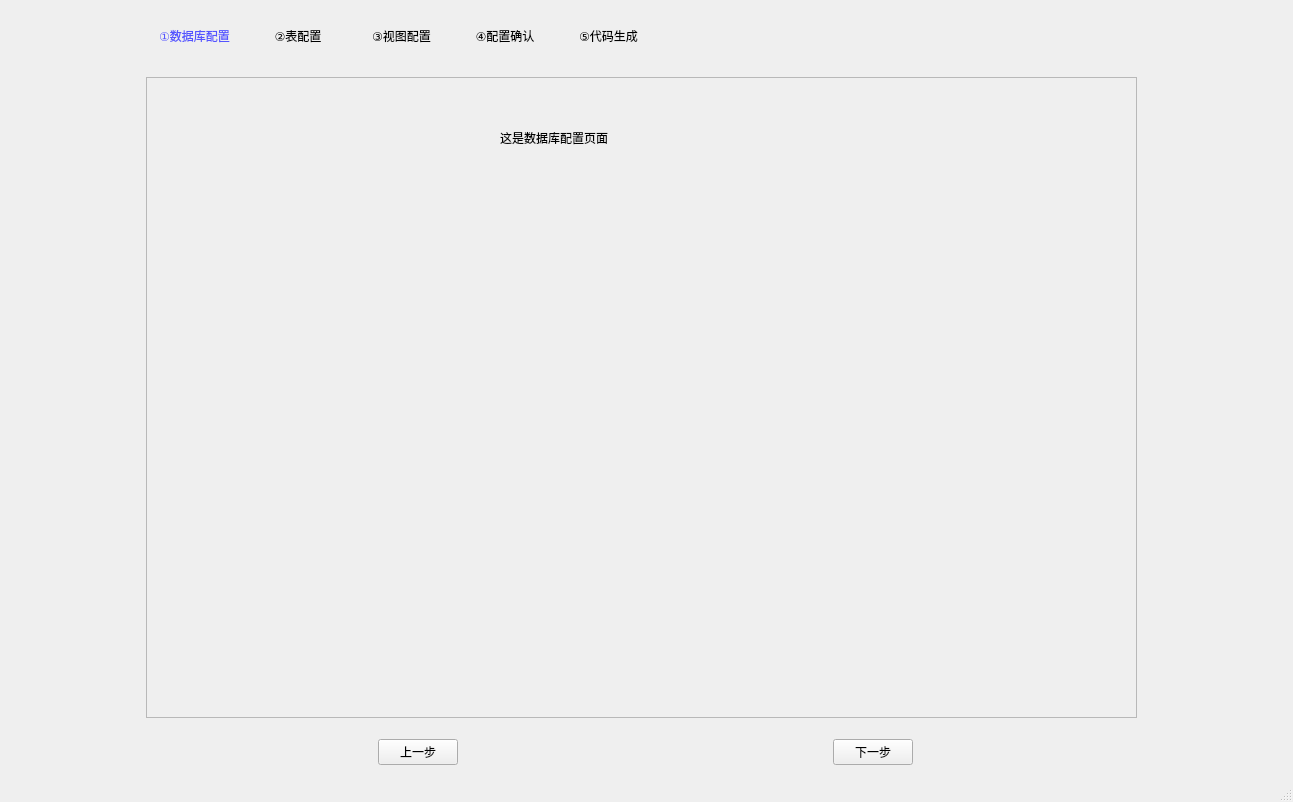
<?xml version="1.0" encoding="UTF-8"?>
<ui version="4.0">
 <class>MainWindow</class>
 <widget class="QMainWindow" name="MainWindow">
  <property name="geometry">
   <rect>
    <x>0</x>
    <y>0</y>
    <width>1293</width>
    <height>802</height>
   </rect>
  </property>
  <property name="windowTitle">
   <string>代码生成器</string>
  </property>
  <widget class="QWidget" name="centralwidget">
   <layout class="QVBoxLayout" name="verticalLayout_3">
    <item>
     <layout class="QHBoxLayout" name="horizontalLayout_6">
      <item>
       <widget class="QStackedWidget" name="stackedWidget_2">
        <property name="sizePolicy">
         <sizepolicy hsizetype="Fixed" vsizetype="Fixed">
          <horstretch>0</horstretch>
          <verstretch>0</verstretch>
         </sizepolicy>
        </property>
        <property name="minimumSize">
         <size>
          <width>1000</width>
          <height>50</height>
         </size>
        </property>
        <property name="maximumSize">
         <size>
          <width>16777215</width>
          <height>50</height>
         </size>
        </property>
        <widget class="QWidget" name="page_step1">
         <widget class="QWidget" name="layoutWidget">
          <property name="geometry">
           <rect>
            <x>0</x>
            <y>10</y>
            <width>511</width>
            <height>22</height>
           </rect>
          </property>
          <layout class="QHBoxLayout" name="horizontalLayout_7">
           <item>
            <widget class="QLabel" name="label_step1">
             <property name="styleSheet">
              <string notr="true">QLabel
{
	
	color: rgb(85, 85, 255);
}</string>
             </property>
             <property name="text">
              <string>①数据库配置</string>
             </property>
             <property name="alignment">
              <set>Qt::AlignCenter</set>
             </property>
            </widget>
           </item>
           <item>
            <widget class="QLabel" name="label_step2">
             <property name="text">
              <string>②表配置</string>
             </property>
             <property name="alignment">
              <set>Qt::AlignCenter</set>
             </property>
            </widget>
           </item>
           <item>
            <widget class="QLabel" name="label_step3">
             <property name="sizePolicy">
              <sizepolicy hsizetype="Preferred" vsizetype="Fixed">
               <horstretch>0</horstretch>
               <verstretch>0</verstretch>
              </sizepolicy>
             </property>
             <property name="text">
              <string>③视图配置</string>
             </property>
             <property name="alignment">
              <set>Qt::AlignCenter</set>
             </property>
            </widget>
           </item>
           <item>
            <widget class="QLabel" name="label_step4">
             <property name="text">
              <string>④配置确认</string>
             </property>
             <property name="alignment">
              <set>Qt::AlignCenter</set>
             </property>
            </widget>
           </item>
           <item>
            <widget class="QLabel" name="label_step5">
             <property name="text">
              <string>⑤代码生成</string>
             </property>
             <property name="alignment">
              <set>Qt::AlignCenter</set>
             </property>
            </widget>
           </item>
          </layout>
         </widget>
        </widget>
        <widget class="QWidget" name="page_step2">
         <widget class="QWidget" name="layoutWidget_2">
          <property name="geometry">
           <rect>
            <x>0</x>
            <y>10</y>
            <width>511</width>
            <height>22</height>
           </rect>
          </property>
          <layout class="QHBoxLayout" name="horizontalLayout_8">
           <item>
            <widget class="QLabel" name="label_step1_2">
             <property name="styleSheet">
              <string notr="true"/>
             </property>
             <property name="text">
              <string>①数据库配置</string>
             </property>
             <property name="alignment">
              <set>Qt::AlignCenter</set>
             </property>
            </widget>
           </item>
           <item>
            <widget class="QLabel" name="label_step2_2">
             <property name="styleSheet">
              <string notr="true">QLabel
{
	
	color: rgb(85, 85, 255);
}</string>
             </property>
             <property name="text">
              <string>②表配置</string>
             </property>
             <property name="alignment">
              <set>Qt::AlignCenter</set>
             </property>
            </widget>
           </item>
           <item>
            <widget class="QLabel" name="label_step3_2">
             <property name="sizePolicy">
              <sizepolicy hsizetype="Preferred" vsizetype="Fixed">
               <horstretch>0</horstretch>
               <verstretch>0</verstretch>
              </sizepolicy>
             </property>
             <property name="text">
              <string>③视图配置</string>
             </property>
             <property name="alignment">
              <set>Qt::AlignCenter</set>
             </property>
            </widget>
           </item>
           <item>
            <widget class="QLabel" name="label_step4_2">
             <property name="text">
              <string>④配置确认</string>
             </property>
             <property name="alignment">
              <set>Qt::AlignCenter</set>
             </property>
            </widget>
           </item>
           <item>
            <widget class="QLabel" name="label_step5_2">
             <property name="text">
              <string>⑤代码生成</string>
             </property>
             <property name="alignment">
              <set>Qt::AlignCenter</set>
             </property>
            </widget>
           </item>
          </layout>
         </widget>
        </widget>
        <widget class="QWidget" name="page_step3">
         <widget class="QWidget" name="layoutWidget_3">
          <property name="geometry">
           <rect>
            <x>0</x>
            <y>10</y>
            <width>511</width>
            <height>22</height>
           </rect>
          </property>
          <layout class="QHBoxLayout" name="horizontalLayout_9">
           <item>
            <widget class="QLabel" name="label_step1_3">
             <property name="styleSheet">
              <string notr="true"/>
             </property>
             <property name="text">
              <string>①数据库配置</string>
             </property>
             <property name="alignment">
              <set>Qt::AlignCenter</set>
             </property>
            </widget>
           </item>
           <item>
            <widget class="QLabel" name="label_step2_3">
             <property name="text">
              <string>②表配置</string>
             </property>
             <property name="alignment">
              <set>Qt::AlignCenter</set>
             </property>
            </widget>
           </item>
           <item>
            <widget class="QLabel" name="label_step3_3">
             <property name="sizePolicy">
              <sizepolicy hsizetype="Preferred" vsizetype="Fixed">
               <horstretch>0</horstretch>
               <verstretch>0</verstretch>
              </sizepolicy>
             </property>
             <property name="styleSheet">
              <string notr="true">QLabel
{
	
	color: rgb(85, 85, 255);
}</string>
             </property>
             <property name="text">
              <string>③视图配置</string>
             </property>
             <property name="alignment">
              <set>Qt::AlignCenter</set>
             </property>
            </widget>
           </item>
           <item>
            <widget class="QLabel" name="label_step4_3">
             <property name="text">
              <string>④配置确认</string>
             </property>
             <property name="alignment">
              <set>Qt::AlignCenter</set>
             </property>
            </widget>
           </item>
           <item>
            <widget class="QLabel" name="label_step5_3">
             <property name="text">
              <string>⑤代码生成</string>
             </property>
             <property name="alignment">
              <set>Qt::AlignCenter</set>
             </property>
            </widget>
           </item>
          </layout>
         </widget>
        </widget>
        <widget class="QWidget" name="page_step4">
         <widget class="QWidget" name="layoutWidget_4">
          <property name="geometry">
           <rect>
            <x>0</x>
            <y>10</y>
            <width>511</width>
            <height>22</height>
           </rect>
          </property>
          <layout class="QHBoxLayout" name="horizontalLayout_10">
           <item>
            <widget class="QLabel" name="label_step1_4">
             <property name="styleSheet">
              <string notr="true"/>
             </property>
             <property name="text">
              <string>①数据库配置</string>
             </property>
             <property name="alignment">
              <set>Qt::AlignCenter</set>
             </property>
            </widget>
           </item>
           <item>
            <widget class="QLabel" name="label_step2_4">
             <property name="text">
              <string>②表配置</string>
             </property>
             <property name="alignment">
              <set>Qt::AlignCenter</set>
             </property>
            </widget>
           </item>
           <item>
            <widget class="QLabel" name="label_step3_4">
             <property name="sizePolicy">
              <sizepolicy hsizetype="Preferred" vsizetype="Fixed">
               <horstretch>0</horstretch>
               <verstretch>0</verstretch>
              </sizepolicy>
             </property>
             <property name="text">
              <string>③视图配置</string>
             </property>
             <property name="alignment">
              <set>Qt::AlignCenter</set>
             </property>
            </widget>
           </item>
           <item>
            <widget class="QLabel" name="label_step4_4">
             <property name="styleSheet">
              <string notr="true">QLabel
{
	
	color: rgb(85, 85, 255);
}</string>
             </property>
             <property name="text">
              <string>④配置确认</string>
             </property>
             <property name="alignment">
              <set>Qt::AlignCenter</set>
             </property>
            </widget>
           </item>
           <item>
            <widget class="QLabel" name="label_step5_4">
             <property name="text">
              <string>⑤代码生成</string>
             </property>
             <property name="alignment">
              <set>Qt::AlignCenter</set>
             </property>
            </widget>
           </item>
          </layout>
         </widget>
        </widget>
        <widget class="QWidget" name="page_stpe5">
         <widget class="QWidget" name="layoutWidget_5">
          <property name="geometry">
           <rect>
            <x>0</x>
            <y>10</y>
            <width>511</width>
            <height>22</height>
           </rect>
          </property>
          <layout class="QHBoxLayout" name="horizontalLayout_11">
           <item>
            <widget class="QLabel" name="label_step1_5">
             <property name="styleSheet">
              <string notr="true"/>
             </property>
             <property name="text">
              <string>①数据库配置</string>
             </property>
             <property name="alignment">
              <set>Qt::AlignCenter</set>
             </property>
            </widget>
           </item>
           <item>
            <widget class="QLabel" name="label_step2_5">
             <property name="text">
              <string>②表配置</string>
             </property>
             <property name="alignment">
              <set>Qt::AlignCenter</set>
             </property>
            </widget>
           </item>
           <item>
            <widget class="QLabel" name="label_step3_5">
             <property name="sizePolicy">
              <sizepolicy hsizetype="Preferred" vsizetype="Fixed">
               <horstretch>0</horstretch>
               <verstretch>0</verstretch>
              </sizepolicy>
             </property>
             <property name="text">
              <string>③视图配置</string>
             </property>
             <property name="alignment">
              <set>Qt::AlignCenter</set>
             </property>
            </widget>
           </item>
           <item>
            <widget class="QLabel" name="label_step4_5">
             <property name="text">
              <string>④配置确认</string>
             </property>
             <property name="alignment">
              <set>Qt::AlignCenter</set>
             </property>
            </widget>
           </item>
           <item>
            <widget class="QLabel" name="label_step5_5">
             <property name="styleSheet">
              <string notr="true">QLabel
{
	
	color: rgb(85, 85, 255);
}</string>
             </property>
             <property name="text">
              <string>⑤代码生成</string>
             </property>
             <property name="alignment">
              <set>Qt::AlignCenter</set>
             </property>
            </widget>
           </item>
          </layout>
         </widget>
        </widget>
       </widget>
      </item>
     </layout>
    </item>
    <item>
     <layout class="QHBoxLayout" name="horizontalLayout_2">
      <item>
       <widget class="QStackedWidget" name="stackedWidget">
        <property name="sizePolicy">
         <sizepolicy hsizetype="Fixed" vsizetype="Fixed">
          <horstretch>0</horstretch>
          <verstretch>0</verstretch>
         </sizepolicy>
        </property>
        <property name="minimumSize">
         <size>
          <width>1000</width>
          <height>650</height>
         </size>
        </property>
        <property name="currentIndex">
         <number>0</number>
        </property>
        <widget class="QWidget" name="page_1">
         <widget class="QScrollArea" name="scrollArea_1">
          <property name="geometry">
           <rect>
            <x>0</x>
            <y>0</y>
            <width>991</width>
            <height>641</height>
           </rect>
          </property>
          <property name="widgetResizable">
           <bool>true</bool>
          </property>
          <widget class="QWidget" name="scrollAreaWidgetContents_1">
           <property name="geometry">
            <rect>
             <x>0</x>
             <y>0</y>
             <width>989</width>
             <height>639</height>
            </rect>
           </property>
           <widget class="QLabel" name="label">
            <property name="geometry">
             <rect>
              <x>353</x>
              <y>50</y>
              <width>171</width>
              <height>20</height>
             </rect>
            </property>
            <property name="text">
             <string>这是数据库配置页面</string>
            </property>
           </widget>
          </widget>
         </widget>
        </widget>
        <widget class="QWidget" name="page_4">
         <widget class="QScrollArea" name="scrollArea_4">
          <property name="geometry">
           <rect>
            <x>0</x>
            <y>0</y>
            <width>991</width>
            <height>641</height>
           </rect>
          </property>
          <property name="widgetResizable">
           <bool>true</bool>
          </property>
          <widget class="QWidget" name="scrollAreaWidgetContents">
           <property name="geometry">
            <rect>
             <x>0</x>
             <y>0</y>
             <width>989</width>
             <height>639</height>
            </rect>
           </property>
           <widget class="QLabel" name="label_4">
            <property name="geometry">
             <rect>
              <x>450</x>
              <y>80</y>
              <width>171</width>
              <height>20</height>
             </rect>
            </property>
            <property name="text">
             <string>这是配置确认配置页面</string>
            </property>
           </widget>
          </widget>
         </widget>
        </widget>
        <widget class="QWidget" name="page_5">
         <widget class="QScrollArea" name="scrollArea_5">
          <property name="geometry">
           <rect>
            <x>0</x>
            <y>0</y>
            <width>991</width>
            <height>641</height>
           </rect>
          </property>
          <property name="widgetResizable">
           <bool>true</bool>
          </property>
          <widget class="QWidget" name="scrollAreaWidgetContents_9">
           <property name="geometry">
            <rect>
             <x>0</x>
             <y>0</y>
             <width>989</width>
             <height>639</height>
            </rect>
           </property>
           <widget class="QLabel" name="label_5">
            <property name="geometry">
             <rect>
              <x>380</x>
              <y>160</y>
              <width>171</width>
              <height>20</height>
             </rect>
            </property>
            <property name="text">
             <string>这是代码生成页面</string>
            </property>
           </widget>
          </widget>
         </widget>
        </widget>
        <widget class="QWidget" name="page_3">
         <widget class="QScrollArea" name="scrollArea_3">
          <property name="geometry">
           <rect>
            <x>0</x>
            <y>0</y>
            <width>991</width>
            <height>641</height>
           </rect>
          </property>
          <property name="widgetResizable">
           <bool>true</bool>
          </property>
          <widget class="QWidget" name="scrollAreaWidgetContents_6">
           <property name="geometry">
            <rect>
             <x>0</x>
             <y>0</y>
             <width>989</width>
             <height>639</height>
            </rect>
           </property>
           <widget class="QLabel" name="label_3">
            <property name="geometry">
             <rect>
              <x>350</x>
              <y>70</y>
              <width>171</width>
              <height>20</height>
             </rect>
            </property>
            <property name="text">
             <string>这是视图表配置页面</string>
            </property>
           </widget>
          </widget>
         </widget>
        </widget>
        <widget class="QWidget" name="page_2">
         <widget class="QScrollArea" name="scrollArea_2">
          <property name="geometry">
           <rect>
            <x>0</x>
            <y>0</y>
            <width>991</width>
            <height>641</height>
           </rect>
          </property>
          <property name="widgetResizable">
           <bool>true</bool>
          </property>
          <widget class="QWidget" name="scrollAreaWidgetContents_2">
           <property name="geometry">
            <rect>
             <x>0</x>
             <y>0</y>
             <width>989</width>
             <height>639</height>
            </rect>
           </property>
           <widget class="QLabel" name="label_2">
            <property name="geometry">
             <rect>
              <x>390</x>
              <y>70</y>
              <width>171</width>
              <height>20</height>
             </rect>
            </property>
            <property name="text">
             <string>这是数据库表配置页面</string>
            </property>
           </widget>
           <widget class="QWidget" name="layoutWidget">
            <property name="geometry">
             <rect>
              <x>0</x>
              <y>0</y>
              <width>279</width>
              <height>641</height>
             </rect>
            </property>
            <layout class="QVBoxLayout" name="verticalLayout_left_6">
             <item>
              <widget class="QScrollArea" name="scrollArea_left_6">
               <property name="widgetResizable">
                <bool>true</bool>
               </property>
               <widget class="QWidget" name="scrollAreaWidgetContents_left_6">
                <property name="geometry">
                 <rect>
                  <x>0</x>
                  <y>0</y>
                  <width>275</width>
                  <height>637</height>
                 </rect>
                </property>
                <property name="minimumSize">
                 <size>
                  <width>0</width>
                  <height>0</height>
                 </size>
                </property>
                <widget class="QWidget" name="horizontalLayoutWidget_6">
                 <property name="geometry">
                  <rect>
                   <x>0</x>
                   <y>0</y>
                   <width>281</width>
                   <height>34</height>
                  </rect>
                 </property>
                 <layout class="QHBoxLayout" name="horizontalLayout_all_6"/>
                </widget>
               </widget>
              </widget>
             </item>
            </layout>
           </widget>
           <widget class="QStackedWidget" name="stackedWidget_right">
            <property name="geometry">
             <rect>
              <x>280</x>
              <y>0</y>
              <width>711</width>
              <height>641</height>
             </rect>
            </property>
            <property name="currentIndex">
             <number>0</number>
            </property>
            <widget class="QWidget" name="page_23">
             <widget class="QWidget" name="verticalLayoutWidget_20">
              <property name="geometry">
               <rect>
                <x>30</x>
                <y>10</y>
                <width>351</width>
                <height>91</height>
               </rect>
              </property>
              <layout class="QVBoxLayout" name="verticalLayout_page1_7">
               <item>
                <widget class="QLabel" name="label_18">
                 <property name="text">
                  <string>请选择用于生成代码的数据表，并为每张表进行相应的配置</string>
                 </property>
                </widget>
               </item>
               <item>
                <widget class="QLabel" name="label_19">
                 <property name="mouseTracking">
                  <bool>false</bool>
                 </property>
                 <property name="text">
                  <string>数据表准备</string>
                 </property>
                </widget>
               </item>
              </layout>
             </widget>
            </widget>
            <widget class="QWidget" name="page_24">
             <widget class="QWidget" name="verticalLayoutWidget_21">
              <property name="geometry">
               <rect>
                <x>0</x>
                <y>0</y>
                <width>711</width>
                <height>641</height>
               </rect>
              </property>
              <layout class="QVBoxLayout" name="verticalLayout_page2_7">
               <item>
                <widget class="QScrollArea" name="scrollArea_right_7">
                 <property name="whatsThis">
                  <string/>
                 </property>
                 <property name="accessibleName">
                  <string/>
                 </property>
                 <property name="widgetResizable">
                  <bool>true</bool>
                 </property>
                 <widget class="QWidget" name="scrollAreaWidgetContents_right_7">
                  <property name="geometry">
                   <rect>
                    <x>0</x>
                    <y>0</y>
                    <width>690</width>
                    <height>1000</height>
                   </rect>
                  </property>
                  <property name="minimumSize">
                   <size>
                    <width>0</width>
                    <height>1000</height>
                   </size>
                  </property>
                  <widget class="QLabel" name="label_table_name_7">
                   <property name="geometry">
                    <rect>
                     <x>20</x>
                     <y>10</y>
                     <width>54</width>
                     <height>16</height>
                    </rect>
                   </property>
                   <property name="text">
                    <string>这是表名</string>
                   </property>
                  </widget>
                  <widget class="QLabel" name="label_set_key_13">
                   <property name="geometry">
                    <rect>
                     <x>20</x>
                     <y>140</y>
                     <width>151</width>
                     <height>16</height>
                    </rect>
                   </property>
                   <property name="text">
                    <string>业务主键设置</string>
                   </property>
                  </widget>
                  <widget class="QLabel" name="label_select_key_7">
                   <property name="geometry">
                    <rect>
                     <x>20</x>
                     <y>170</y>
                     <width>161</width>
                     <height>16</height>
                    </rect>
                   </property>
                   <property name="text">
                    <string>业务主键字段选择</string>
                   </property>
                  </widget>
                  <widget class="QComboBox" name="comboBox_select_table_businesskeyname">
                   <property name="geometry">
                    <rect>
                     <x>20</x>
                     <y>190</y>
                     <width>161</width>
                     <height>22</height>
                    </rect>
                   </property>
                   <item>
                    <property name="text">
                     <string>选择业务主键</string>
                    </property>
                   </item>
                  </widget>
                  <widget class="QLabel" name="label_set_key_14">
                   <property name="geometry">
                    <rect>
                     <x>210</x>
                     <y>170</y>
                     <width>161</width>
                     <height>16</height>
                    </rect>
                   </property>
                   <property name="text">
                    <string>业务主键生成规则</string>
                   </property>
                  </widget>
                  <widget class="QComboBox" name="comboBox_select_table_businesskeyrule">
                   <property name="geometry">
                    <rect>
                     <x>210</x>
                     <y>190</y>
                     <width>161</width>
                     <height>22</height>
                    </rect>
                   </property>
                   <item>
                    <property name="text">
                     <string>选择业务主键生成规则</string>
                    </property>
                   </item>
                  </widget>
                  <widget class="QLabel" name="label_code_7">
                   <property name="geometry">
                    <rect>
                     <x>20</x>
                     <y>250</y>
                     <width>651</width>
                     <height>16</height>
                    </rect>
                   </property>
                   <property name="text">
                    <string>加密存储字段设置(为满足安全审计需要,一些敏感字段可能需要在数据库中加密存储，如用户身份证号，手机号等)</string>
                   </property>
                  </widget>
                  <widget class="QLabel" name="label_isDelete_7">
                   <property name="geometry">
                    <rect>
                     <x>20</x>
                     <y>50</y>
                     <width>158</width>
                     <height>16</height>
                    </rect>
                   </property>
                   <property name="text">
                    <string>数据是否逻辑删除</string>
                   </property>
                  </widget>
                  <widget class="QComboBox" name="comboBox_select_table_logicaldeletemark">
                   <property name="geometry">
                    <rect>
                     <x>20</x>
                     <y>80</y>
                     <width>158</width>
                     <height>21</height>
                    </rect>
                   </property>
                   <item>
                    <property name="text">
                     <string>选择逻辑删除标识字段</string>
                    </property>
                   </item>
                  </widget>
                  <widget class="QPushButton" name="pushButton_add_field_encrypt">
                   <property name="geometry">
                    <rect>
                     <x>540</x>
                     <y>280</y>
                     <width>75</width>
                     <height>24</height>
                    </rect>
                   </property>
                   <property name="text">
                    <string>添加字段</string>
                   </property>
                  </widget>
                 </widget>
                </widget>
               </item>
              </layout>
             </widget>
            </widget>
           </widget>
          </widget>
         </widget>
        </widget>
       </widget>
      </item>
     </layout>
    </item>
    <item>
     <layout class="QHBoxLayout" name="horizontalLayout">
      <item>
       <widget class="QPushButton" name="pushButton_last">
        <property name="sizePolicy">
         <sizepolicy hsizetype="Fixed" vsizetype="Fixed">
          <horstretch>0</horstretch>
          <verstretch>0</verstretch>
         </sizepolicy>
        </property>
        <property name="text">
         <string>上一步</string>
        </property>
       </widget>
      </item>
      <item>
       <widget class="QPushButton" name="pushButton_next">
        <property name="sizePolicy">
         <sizepolicy hsizetype="Fixed" vsizetype="Fixed">
          <horstretch>0</horstretch>
          <verstretch>0</verstretch>
         </sizepolicy>
        </property>
        <property name="text">
         <string>下一步</string>
        </property>
       </widget>
      </item>
     </layout>
    </item>
   </layout>
  </widget>
  <widget class="QMenuBar" name="menubar">
   <property name="geometry">
    <rect>
     <x>0</x>
     <y>0</y>
     <width>1293</width>
     <height>22</height>
    </rect>
   </property>
  </widget>
  <widget class="QStatusBar" name="statusbar"/>
 </widget>
 <resources/>
 <connections/>
</ui>
